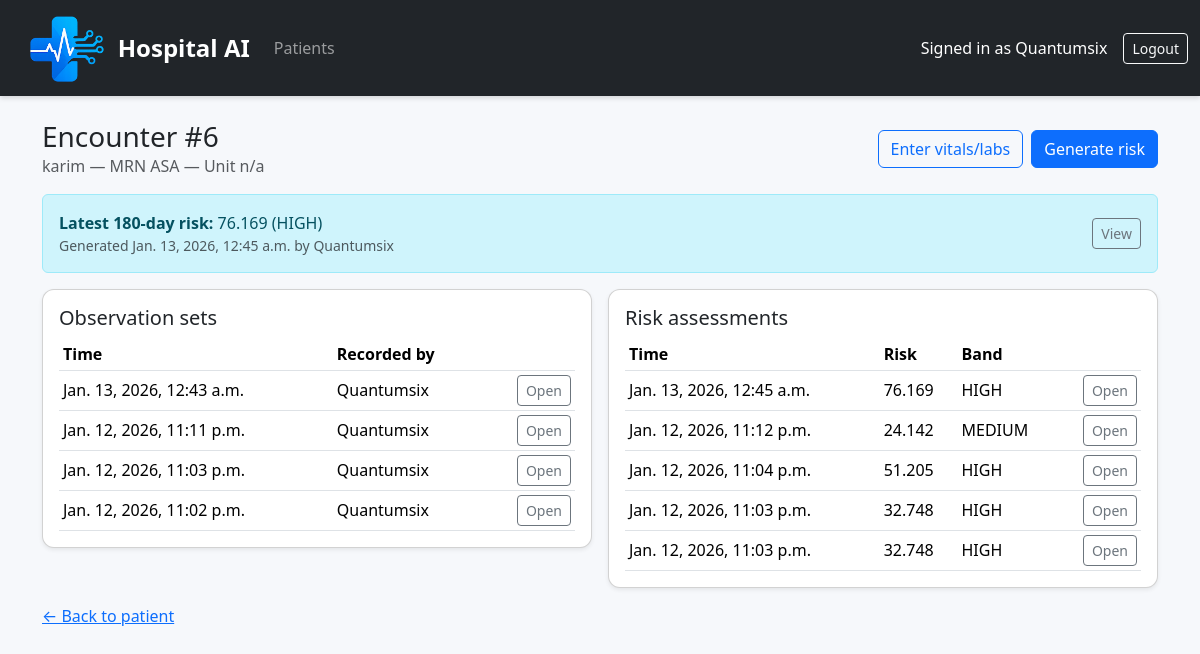
The page /encounters/6/ (signed in) on the database its author committed.
### patients/models.py (models this page shows, shortened)
class Encounter(models.Model):
    STATUS_CHOICES = [
        ("ACTIVE", "Active"),
        ("DISCHARGED", "Discharged"),
    ]
    patient = models.ForeignKey(Patient, on_delete=models.CASCADE, related_name="encounters")
    admitted_at = models.DateTimeField(default=timezone.now)
    unit = models.CharField(max_length=64, blank=True, help_text="e.g., ICU-A, ICU-B, Ward 3")
    status = models.CharField(max_length=16, choices=STATUS_CHOICES, default="ACTIVE")

class Patient(models.Model):
    mrn = models.CharField("MRN", max_length=64, unique=True)
    full_name = models.CharField(max_length=255)
    date_of_birth = models.DateField(null=True, blank=True)
    sex = models.CharField(max_length=16, blank=True)

### risk/models.py (models this page shows, shortened)
class RiskAssessment(models.Model):
    encounter = models.ForeignKey(
        "patients.Encounter",
        on_delete=models.CASCADE,
        related_name="risk_assessments"
    )
    observation_set = models.ForeignKey(
        "observations.ObservationSet",
        on_delete=models.CASCADE,
        related_name="risk_assessments"
    )
    risk_180d = models.FloatField()
    risk_band = models.CharField(max_length=16)
    model_version = models.CharField(max_length=64, default="")
    created_at = models.DateTimeField(auto_now_add=True)
    created_by = models.ForeignKey(
        settings.AUTH_USER_MODEL,
        on_delete=models.PROTECT,
        null=True,
        blank=True,
        related_name="risk_assessments_created",
    )
    doctor_name = models.CharField(max_length=100, blank=True, null=True)
    doctor_comment = models.TextField(blank=True, default="")

### observations/models.py (models this page shows, shortened)
class ObservationSet(models.Model):
    encounter = models.ForeignKey(Encounter, on_delete=models.CASCADE, related_name="observation_sets")
    recorded_at = models.DateTimeField(default=timezone.now)
    recorded_by = models.ForeignKey(
        settings.AUTH_USER_MODEL, null=True, blank=True, on_delete=models.SET_NULL, related_name="recorded_observations"
    )
    recorded_by_name = models.CharField(max_length=120, null=True, blank=True)
    GCS_max = models.FloatField(null=True, blank=True)
    GCS_mean = models.FloatField(null=True, blank=True)
    Lactate_min = models.FloatField(null=True, blank=True)
    Lactate_max = models.FloatField(null=True, blank=True)
    Lactate_mean = models.FloatField(null=True, blank=True)
    BUN_min = models.FloatField(null=True, blank=True)
    BUN_mean = models.FloatField(null=True, blank=True)
    Bilirubin_max = models.FloatField(null=True, blank=True)
    Bilirubin_mean = models.FloatField(null=True, blank=True)
    AG_MEAN = models.FloatField(null=True, blank=True)
    AG_MAX = models.FloatField(null=True, blank=True)
    AG_MIN = models.FloatField(null=True, blank=True)
    AG_STD = models.FloatField(null=True, blank=True)
    SYSBP_MIN = models.FloatField(null=True, blank=True)
    SYSBP_MEAN = models.FloatField(null=True, blank=True)
    SYSBP_STD = models.FloatField(null=True, blank=True)
    DIASBP_MIN = models.FloatField(null=True, blank=True)
    DIASBP_MEAN = models.FloatField(null=True, blank=True)
    AGE = models.FloatField(null=True, blank=True)
    RR_MEAN = models.FloatField(null=True, blank=True)
    RR_MAX = models.FloatField(null=True, blank=True)
    RR_MIN = models.FloatField(null=True, blank=True)
    TEMP_STD = models.FloatField(null=True, blank=True)
    TEMP_MIN = models.FloatField(null=True, blank=True)
    HR_MEAN = models.FloatField(null=True, blank=True)
    HR_MAX = models.FloatField(null=True, blank=True)
    HR_STD = models.FloatField(null=True, blank=True)
    RDW_max = models.FloatField(null=True, blank=True)
    RDW_mean = models.FloatField(null=True, blank=True)
    RDW_min = models.FloatField(null=True, blank=True)
    RDW_std = models.FloatField(null=True, blank=True)
    age_adj_comorbidity_score = models.FloatField(null=True, blank=True)
    MEANBP_MIN = models.FloatField(null=True, blank=True)
    MEANBP_MEAN = models.FloatField(null=True, blank=True)

### patients/views.py (the view)
# urls.py: path("encounters/<int:encounter_id>/", views.encounter_detail, name="encounter_detail"),
@login_required
def encounter_detail(request, encounter_id: int):
    enc = get_object_or_404(Encounter, id=encounter_id)
    obs_list = ObservationSet.objects.filter(encounter=enc).order_by("-recorded_at")
    risk_list = RiskAssessment.objects.filter(encounter=enc).order_by("-created_at")
    latest_obs = obs_list.first()
    latest_risk = risk_list.first()
    return render(request, "patients/encounter_detail.html", {
        "encounter": enc,
        "obs_list": obs_list,
        "risk_list": risk_list,
        "latest_obs": latest_obs,
        "latest_risk": latest_risk,
    })

### templates/patients/encounter_detail.html
{% extends "base.html" %}
{% block content %}
<div class="d-flex justify-content-between align-items-center mb-3">
  <div>
    <h1 class="h3 mb-0">Encounter #{{ encounter.id }}</h1>
    <div class="text-muted">
      {{ encounter.patient.full_name }} — MRN {{ encounter.patient.mrn }} — {{ encounter.unit|default:"Unit n/a" }}
    </div>
  </div>
  <div class="d-flex gap-2">
    {% if perms.observations.add_observationset %}
      <a class="btn btn-outline-primary" href="{% url 'observations:obs_create' encounter.id %}">Enter vitals/labs</a>
    {% endif %}
    {% if perms.risk.add_riskassessment %}
      <a class="btn btn-primary" href="{% url 'risk:generate' encounter.id %}">Generate risk</a>
    {% endif %}
  </div>
</div>
{% if latest_risk %}
  <div class="alert alert-info">
    <div class="d-flex justify-content-between align-items-center">
      <div>
        <strong>Latest 180-day risk:</strong>
        {{ latest_risk.risk_180d|floatformat:3 }} ({{ latest_risk.risk_band }})
        <div class="small text-muted">Generated {{ latest_risk.created_at }} by {{ latest_risk.created_by }}</div>
      </div>
      <a class="btn btn-sm btn-outline-secondary" href="{% url 'risk:detail' latest_risk.id %}">View</a>
    </div>
  </div>
{% endif %}
<div class="row g-3">
  <div class="col-lg-6">
    <div class="card shadow-sm">
      <div class="card-body">
        <h2 class="h5">Observation sets</h2>
        <div class="table-responsive">
          <table class="table table-sm table-hover align-middle mb-0">
            <thead><tr><th>Time</th><th>Recorded by</th><th></th></tr></thead>
            <tbody>
              {% for o in obs_list %}
                <tr>
                  <td>{{ o.recorded_at }}</td>
                  <td>{% if o.recorded_by_name %}
                     {{ o.recorded_by_name }}
                     {% elif o.recorded_by %}
                     {{ o.recorded_by }}
                      {% else %}
                       —
                     {% endif %}</td>
                  <td class="text-end">
                    <a class="btn btn-sm btn-outline-secondary" href="{% url 'observations:obs_detail' o.id %}">Open</a>
                  </td>
                </tr>
              {% empty %}
                <tr><td colspan="3" class="text-muted">No observation sets yet.</td></tr>
              {% endfor %}
            </tbody>
          </table>
        </div>
      </div>
    </div>
  </div>
  <div class="col-lg-6">
    <div class="card shadow-sm">
      <div class="card-body">
        <h2 class="h5">Risk assessments</h2>
        <div class="table-responsive">
          <table class="table table-sm table-hover align-middle mb-0">
            <thead><tr><th>Time</th><th>Risk</th><th>Band</th><th></th></tr></thead>
            <tbody>
              {% for r in risk_list %}
                <tr>
                  <td>{{ r.created_at }}</td>
                  <td>{{ r.risk_180d|floatformat:3 }}</td>
                  <td>{{ r.risk_band }}</td>
                  <td class="text-end">
                    <a class="btn btn-sm btn-outline-secondary" href="{% url 'risk:detail' r.id %}">Open</a>
                  </td>
                </tr>
              {% empty %}
                <tr><td colspan="4" class="text-muted">No assessments yet.</td></tr>
              {% endfor %}
            </tbody>
          </table>
        </div>
      </div>
    </div>
  </div>
</div>
<p class="mt-3">
  <a href="{% url 'patients:patient_detail' encounter.patient.id %}">&larr; Back to patient</a>
</p>
{% endblock %}

### templates/base.html (shortened to what this page needs)
{% load static %}
<!DOCTYPE html>
<html lang="en">
<head>
    <link href="https://cdn.jsdelivr.net/npm/bootstrap@5.3.2/dist/css/bootstrap.min.css" rel="stylesheet">
</head>
<body>
<nav class="navbar navbar-expand-lg navbar-dark bg-dark">
    <div class="container-fluid">
        <a class="navbar-brand d-flex align-items-center justify-content-start p-0"
            href="{% url 'patients:patient_list' %}">
               <img src="{% static 'img/logo.png' %}"
                    alt="Hospital AI"
                    style="height:80px; width:auto;"
                    class="me-2">
               <span class="fw-bold fs-4 text-white">Hospital AI</span>
        </a>
        <div class="collapse navbar-collapse">
            <ul class="navbar-nav me-auto mb-2 mb-lg-0">
                <li class="nav-item">
                    <a class="nav-link" href="{% url 'patients:patient_list' %}">
                        Patients
                    </a>
                </li>
            </ul>
        </div>
        <div class="d-flex align-items-center">
            {% if user.is_authenticated %}
                <span class="navbar-text me-3 text-white">
                    Signed in as {{ user.username }}
                </span>
                <form method="post" action="{% url 'accounts:logout' %}" class="d-inline">
                    <button type="submit" class="btn btn-outline-light btn-sm">
                        Logout
                    </button>
                </form>
            {% else %}
                <a class="btn btn-outline-light btn-sm" href="{% url 'accounts:login' %}">
                    Login
                </a>
            {% endif %}
        </div>
    </div>
</nav>
<div class="container my-4">
    {% block content %}
    {% endblock %}
</div>
</body>
</html>

### templates/base.html (style rules this page uses)
body { background-color: #f6f8fb; }
.card { border-radius: 12px; box-shadow: 0 4px 12px rgba(0,0,0,.08); }
.btn-primary { transition: background-color .15s ease, border-color .15s ease, transform .06s ease, box-shadow .06s ease; }
.navbar { box-shadow: 0 2px 5px rgba(0,0,0,.15);min-height: 60px; padding-left: 10px; }

### rows shown on the page
Encounter: id "6", patient.full_name "karim", patient.mrn "ASA", unit "Unit n/a"
RiskAssessment: risk_180d "76.169", risk_band "HIGH", created_at "Jan. 13, 2026, 12:45 a.m.", created_by "Quantumsix"
ObservationSet: recorded_at "Jan. 13, 2026, 12:43 a.m.", recorded_by "Quantumsix"
ObservationSet: recorded_at "Jan. 12, 2026, 11:11 p.m.", recorded_by "Quantumsix"
ObservationSet: recorded_at "Jan. 12, 2026, 11:03 p.m.", recorded_by "Quantumsix"
ObservationSet: recorded_at "Jan. 12, 2026, 11:02 p.m.", recorded_by "Quantumsix"
RiskAssessment: created_at "Jan. 12, 2026, 11:12 p.m.", risk_180d "24.142", risk_band "MEDIUM"
RiskAssessment: created_at "Jan. 12, 2026, 11:04 p.m.", risk_180d "51.205", risk_band "HIGH"
RiskAssessment: created_at "Jan. 12, 2026, 11:03 p.m.", risk_180d "32.748", risk_band "HIGH"
RiskAssessment: created_at "Jan. 12, 2026, 11:03 p.m.", risk_180d "32.748", risk_band "HIGH"

### other values the page prints
{{ user.username }} "Quantumsix"
